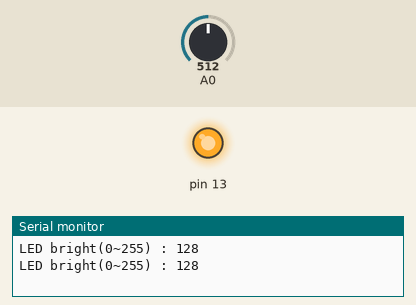
The sketch below on a simulated Arduino Uno, built with avr-gcc and run on an emulated ATmega328P. Shown: output pins drawn as LEDs (lit = HIGH), the last lines printed to the serial monitor. The test bench sets the inputs (shaded band); at power-on: A0 = 512.

Above: at 1.8 s.
1.9 s: A0 set to 493
At 3.2 s:
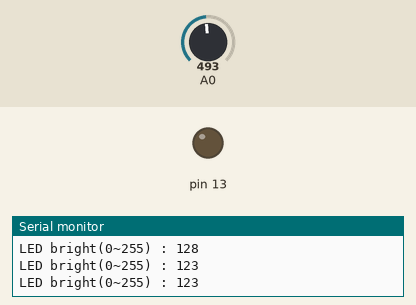
3.5 s: A0 set to 716
At 4.8 s:
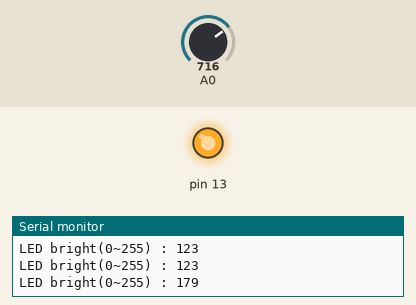
5.5 s: A0 set to 511
At 6.4 s:
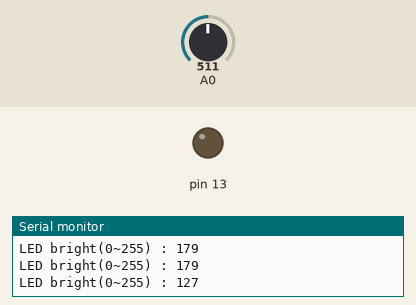
Timing chart, 0 to 8.5 s (numbered marks = the images above; inputs shaded):
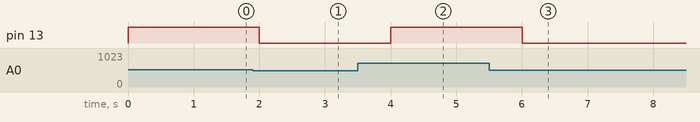

The sketch:

test_3_analog_input_led1.ino
```cpp
void setup()
{
  Serial.begin(9600);
  pinMode(13, OUTPUT);
  pinMode(A0, INPUT);
}

void loop()
{
  int DAC_val = analogRead(A0);
  int input_LED = DAC_val >> 2;
  analogWrite(13, input_LED);
  Serial.println(String("LED bright(0~255) : ")+input_LED);
  delay(1000); // Wait for 1000 millisecond(s)
}
```

Measured:
- the behaviour switches between 512 and 511 on A0 (found by bisection; images 0 and 1)
- after the input at 1.9 s, pin 13: HIGH → LOW after 0.10 s
- after the input at 3.5 s, pin 13: LOW → HIGH after 0.50 s
- after the input at 5.5 s, pin 13: HIGH → LOW after 0.50 s
